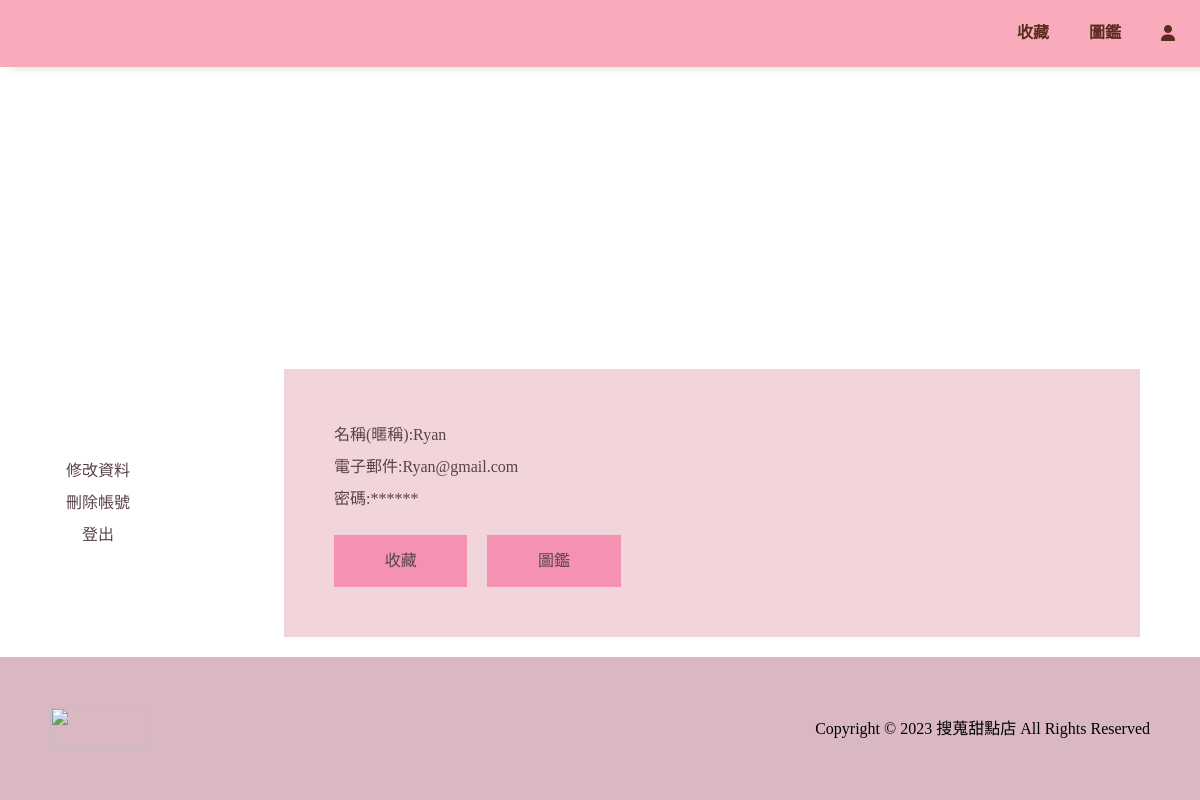
/user_info.php (signed in), run on the app's committed database.
### tables this page shows
CREATE TABLE `user` (
  `user_ID` varchar(15) NOT NULL COMMENT '全部打小寫uXXXXXX',
  `user_NickName` varchar(25) NOT NULL,
  `user_Email` varchar(50) NOT NULL,
  `user_Password` varchar(50) NOT NULL,
  `user_Role` varchar(25) DEFAULT NULL COMMENT '用戶屬性'
);

### user_info.php (the view, shortened to what this page needs)
<?php
require_once('db.php');
?>
<!DOCTYPE html>
<html lang="en">
<head>
    <link rel="stylesheet" href="https://cdnjs.cloudflare.com/ajax/libs/font-awesome/6.4.2/css/all.min.css">
    <link rel="stylesheet" href="https://cdn.jsdelivr.net/npm/swiper@11/swiper-bundle.min.css" />
    <link rel="stylesheet" href="all.css">
</head>
<body>
    <div class="wrap">
        <div class="navbar">
            <?php
            if (isset($_SESSION['nowUser']) && $_SESSION['nowUser']['user_Role'] == "manager") {
                echo "<h1 class='logo'><a href='manager_index.php'>搜蒐甜點店</a></h1>";
            } else {
                echo "<h1 class='logo'><a href='index.php'>搜蒐甜點店</a></h1>";
            }
            ?>
            <ul class="nav">
                <?php
                if (isset($_SESSION['nowUser'])) {
                    echo '<li class="nav-content"><a href="favorite.php?userid=' . $_SESSION['nowUser']['user_ID'] . '">收藏</a></li>';
                    echo '<li class="nav-content"><a href="gallery.php?userid=' . $_SESSION['nowUser']['user_ID'] . '">圖鑑</a></li>';
                    echo '<li class="nav-content"><a href="user_info.php?userid=' . $_SESSION['nowUser']['user_ID'] . '"><i class="fa-solid fa-user"></i></a></li>';
                } else {
                    echo '<li class="nav-content hide"><a href="#">收藏</a></li>';
                    echo '<li class="nav-content hide"><a href="#">圖鑑</a></li>';
                    echo '<li class="nav-content"><a href="signup.php"><i class="fa-solid fa-user"></i></a></li>';
                }
                ?>
            </ul>
        </div>
    </div>
    <?php
    if (isset($_SESSION["nowUser"]) && !empty($_SESSION["nowUser"])) {
        $nowUser = $_SESSION["nowUser"];
        $showUser = $nowUser['user_ID'];
        $nickNameQuery = "SELECT user_NickName FROM user WHERE user_ID = '$showUser'";
        $nickNameResult = $conn->query($nickNameQuery);
        $nickName = $nickNameResult->fetch_assoc();
        $nickName = $nickName["user_NickName"];
        $emailQuery = "SELECT user_Email FROM user WHERE user_ID = '$showUser'";
        $emailResult = $conn->query($emailQuery);
        $email = $emailResult->fetch_assoc();
        $email = $email["user_Email"];
        $passwordQuery = "SELECT user_Password FROM user WHERE user_ID = '$showUser'";
        $passwordResult = $conn->query($passwordQuery);
        $password = $passwordResult->fetch_assoc();
        $password = $password["user_Password"];
        $maskedPassword = str_repeat('*', strlen($password));
        echo "
            <div class='main-user-info'>
                <div class='setting'>";
        echo "
                    <p><a href='adjust_uinfo.php'>修改資料</a></p>
                    <p><button type='submit' onclick=\"deletionUser('$showUser')\">刪除帳號</button></p>
                    <p><a href='logout.php'>登出</a></p>
                </div>
                <div class='info'>
                    <p>名稱(暱稱):" . $nickName . "</p>
                    <p>電子郵件:" . $email . "</p>
                    <p>密碼:" . $maskedPassword . "</p>
                    <div class='link'>";
        echo "
                        <a href='favorite.php?userid=$showUser' class='favorite'>
                            收藏
                        </a>";
        echo "
                    <a href='gallery.php?userid=$showUser' class='collection'>
                        圖鑑
                    </a>
                    </div>
                </div>
            </div>";
    }
    ?>
    <div class="footer">
        <div class="left-footer"><img src='../image/logo-4.png'></div>
        <div class="right-footer">
            <p>Copyright © 2023 搜蒐甜點店 All Rights Reserved</p>
        </div>
    </div>
</body>
</html>

### all.css (style rules this page uses)
html, body, div, span, applet, object, iframe, h1, h2, h3, h4, h5, h6, p, blockquote, pre, a, abbr, acronym, address, big, cite, code, del, dfn, em, img, ins, kbd, q, s, samp, small, strike, strong, sub, sup, tt, var, b, u, i, center, dl, dt, dd, ol, ul, li, fieldset, form, label, legend, table, caption, tbody, tfoot, thead, tr, th, td, article, aside, canvas, details, embed, figure, figcaption, footer, header, hgroup, menu, nav, output, ruby, section, summary, time, mark, audio, video { margin: 0; padding: 0; border: 0; font-size: 100%; font: inherit; vertical-align: baseline; }
body { line-height: 1; }
ol, ul { list-style: none; }
html { height: 100%; }
body { height: 100%; display: flex; flex-direction: column; }
.wrap { flex-grow: 1; width:100%; margin:0 auto; font-family:'Helvetica'; }
.navbar-index,.navbar { display: flex; justify-content: space-between; align-items: center; padding:5px; background-color:#F9AABB; opacity: 1.0; }
.navbar { box-shadow: 10px 0px 10px lightgray; justify-content: space-between; }
.logo { margin-left:30px; margin-right:30px; text-indent:101%; overflow:hidden; white-space:nowrap; background-image:url('../image/logo-4.png'); background-size: contain; background-repeat: no-repeat; background-position: center; }
.logo a { display:block; width:120px; height:50px; }
.nav { display: flex; justify-content: flex-end; width:30%; }
.nav a { display: block; padding:20px; }
.nav-content a { text-decoration: none; display: block; color:#5B2B1E; font-weight: bold; }
img { height:200px; width:300px; }
.main-user-info { display: flex; width:90%; margin:20px auto; justify-content: space-between; }
.setting { display: flex; flex-direction:column; align-items: center; justify-content: center; line-height: 2; }
.setting a { text-decoration: none; color: #594347; }
.setting button { background-color: transparent; color:#594347; border:none; font-size: medium; }
.info { width:70%; padding:50px; background-color:#F2D5DB; color:#594347; line-height: 2; }
.link { margin-top:20px; display: flex; }
.favorite, .collection { border:none; width:15%; padding:10px; text-align: center; background-color: #F591B3; }
.collection { margin-left:20px; }
.link a { color:#594347; text-decoration: none; display: block; }
.footer { background-color: #D9B8C1; display: flex; justify-content: space-between; align-items: center; padding:50px; }
.left-footer img { width:100px; height:40px; }

### data on the page
user: user_NickName "Ryan", user_Email "Ryan@gmail.com", user_Password "******"
